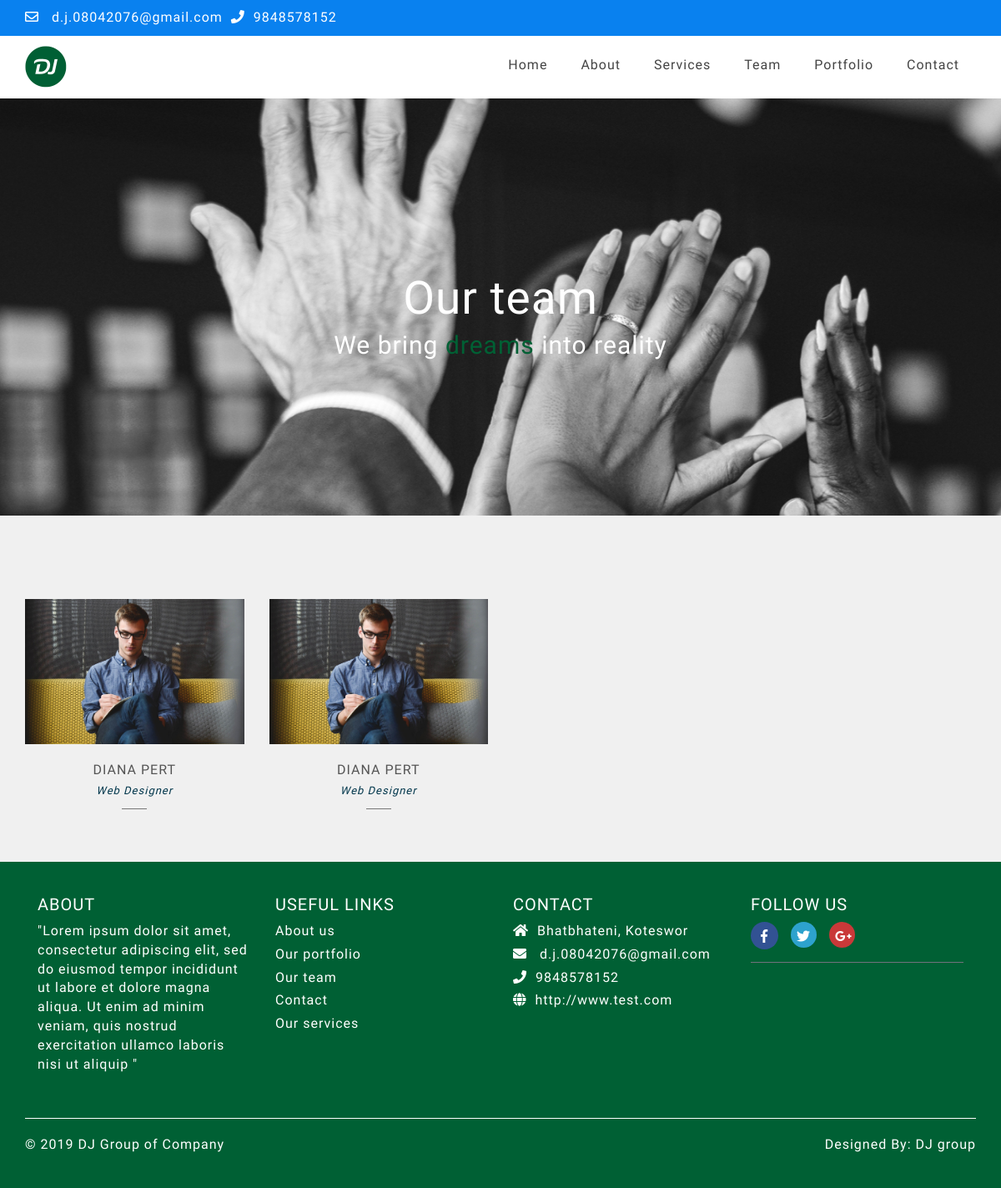
Page /team/ on the committed database.
### djgroup/models.py (models this page shows)
class SiteSetting(models.Model):
    logo = models.ImageField(upload_to='sitesetting')
    number = models.IntegerField()
    email = models.EmailField()
    address = models.CharField(max_length=100)
    website = models.URLField()
    map_link = models.URLField()
    created = models.DateTimeField(auto_now_add=True)
    updated = models.DateTimeField(auto_now=True)
    class Meta:
        verbose_name_plural = 'Site Setting'
    def image_tag(self):
        if self.logo:
            return mark_safe('<img src="%s" style="width: 80px; height:80px;" />' % self.logo.url)
        else:
            return 'No Image Found'
    image_tag.short_description = 'Logo'

class Banner(models.Model):
    index = models.ImageField(upload_to='banners')
    about = models.ImageField(upload_to='banners')
    services = models.ImageField(upload_to='banners')
    team = models.ImageField(upload_to='banners')
    portfolio = models.ImageField(upload_to='banners')
    contact = models.ImageField(upload_to='banners')
    created = models.DateTimeField(auto_now_add=True)
    updated = models.DateTimeField(auto_now=True)
    class Meta:
        verbose_name_plural = 'Banners'
    def index_tag(self):
        if self.index:
            return mark_safe('<img src="%s" style="width: 80px; height:80px;" />' % self.index.url)
        else:
            return 'No Image Found'
    index_tag.short_description = 'Index Banner'
    def about_tag(self):
        if self.about:
            return mark_safe('<img src="%s" style="width: 80px; height:80px;" />' % self.about.url)
        else:
            return 'No Image Found'
    about_tag.short_description = 'About Banner'
    def services_tag(self):
        if self.services:
            return mark_safe('<img src="%s" style="width: 80px; height:80px;" />' % self.services.url)
        else:
            return 'No Image Found'
    services_tag.short_description = 'Services Banner'
    def team_tag(self):
        if self.team:
            return mark_safe('<img src="%s" style="width: 80px; height:80px;" />' % self.team.url)
        else:
            return 'No Image Found'
    team_tag.short_description = 'Team Banner'
    def portfolio_tag(self):
        if self.portfolio:
            return mark_safe('<img src="%s" style="width: 80px; height:80px;" />' % self.portfolio.url)
        else:
            return 'No Image Found'
    portfolio_tag.short_description = 'Portfolio Banner'
    def contact_tag(self):
        if self.contact:
            return mark_safe('<img src="%s" style="width: 80px; height:80px;" />' % self.contact.url)
        else:
            return 'No Image Found'
    contact_tag.short_description = 'Contact Banner'

class Team(models.Model):
    name = models.CharField(max_length=100)
    image = models.ImageField(upload_to='team')
    post = models.CharField(max_length=100)
    description = models.TextField()
    facebook_link = models.URLField()
    insta_link = models.URLField()
    linkedin_link = models.URLField()
    created = models.DateTimeField(auto_now_add=True)
    updated = models.DateTimeField(auto_now=True)
    class Meta:
        verbose_name_plural = 'Our Team'

class AboutUs(models.Model):
    description = models.TextField()
    mission = models.TextField()
    vision = models.TextField()
    strategy = models.TextField()
    goal = models.TextField()
    who_we_are = models.TextField()
    why_choose_us = models.TextField()
    what_we_do = models.TextField()
    how_we_work = models.TextField()
    best_for = models.TextField()
    bg_image = models.ImageField(upload_to='about', default=None)
    created = models.DateTimeField(auto_now_add=True)
    updated = models.DateTimeField(auto_now=True)
    class Meta:
        verbose_name_plural = 'About Us'

### djgroup/views.py (the view)
# urls.py: path('team/', views.team, name='team'),
def team(request):
    teams = Team.objects.all().order_by('-created')
    context = {'teams': teams}
    return render(request, 'djgroup/team.html', context)

### djgroup/context_processor.py (called while the page is built)
def site_setting(request):
    settings = SiteSetting.objects.all().order_by('-created')[0:1]
    abouts = AboutUs.objects.all().order_by('-created')[0:1]
    banners = Banner.objects.all().order_by('-created')[0:1]
    return {'settings': settings, 'abouts': abouts, 'banners': banners}

### templates/djgroup/team.html (shortened to what this page needs)
{% extends 'djgroup/index.html' %}
{% load static %}
{% block content %}
{% for banner in banners %}
<section class="team-banner" style="background-image: url('/media/{{ banner.team }}');">
    {% endfor %}
    <div class="container">
        <div class="col-md-6 col-md-offset-3">
            <h1>Our team</h1>
            <h4>We bring <span class="color-green">dreams</span> into reality</h4>
        </div>
    </div>
</section>
<section class="team">
    <div class="container">
        <div class="row team-v5 margin-bottom-30">
            {% for team in teams %}
            <div class="col-lg-3 col-sm-6 sm-margin-bottom-50">
                <div class="team-img">
                    <img class="img-responsive" src="/media/{{ team.image }}" alt="">
                </div>
                <span>{{ team.name }}</span>
                <small>{{ team.post }}</small>
            </div>
            {% endfor %}
        </div>
    </div>
</section>
{% endblock %}

### templates/djgroup/index.html (shortened to what this page needs)
{% load static %}
<!DOCTYPE html>
<html>
<head>
	<link rel="stylesheet" href="https://use.fontawesome.com/releases/v5.3.1/css/all.css"
>
	<link rel="stylesheet" type="text/css" href="{% static 'css/bootstrap.min.css' %}">
	<link rel="stylesheet" type="text/css" href="{% static 'css/style.css' %}">
	<link rel="stylesheet" type="text/css" href="{% static 'css/animate.css' %}">
	<link rel="stylesheet" type="text/css" href="{% static 'css/cubeportfolio.min.css' %}">
	<link rel="stylesheet" type="text/css" href="{% static 'css/style1.css' %}">
	<link rel="stylesheet" type="text/css" href="{% static 'css/about.css' %}">
	<link rel="stylesheet" type="text/css" href="{% static 'css/team.css' %}">
	<link rel="stylesheet" type="text/css" href="{% static 'css/service.css' %}">
	<link rel="stylesheet" type="text/css" href="{% static 'css/portfolio.css' %}">
	<link rel="stylesheet" type="text/css" href="{% static 'css/responsive.css' %}">
	<link rel="stylesheet" type="text/css" href="{% static 'css/contact.css' %}">
</head>
<body>
	<header>
		<div class="header-top">
			<div class="container">
				<div class="row">
					<div class="ht-left">
						<div class="col-lg-6 col-md-6 col-sm-12 col-xs-12">
							<ul class="pull-left top-contact">
								{% for setting in settings %}
								<li><i class="far fa-envelope"></i><a href="mailto:{{ setting.email }}">
										{{ setting.email }}</a></li>
								<li><i class="fas fa-phone"></i>{{ setting.number }}</li>
							</ul>
							{% endfor %}
						</div>
					</div>
					<div class="col-lg-6 col-md-6 col-sm-6 col-xs-12">
					</div>
				</div>
			</div>
		</div>
		<div class="header-bottom">
			<div class="container">
				{% for setting in settings %}
				<div class="logo"><a href="{% url 'djgroup:index' %}"><img src="/media/{{ setting.logo }}"></a></div>
				{% endfor %}
				<nav>
					<ul>
						<li><a href="{% url 'djgroup:index' %}">Home</a></li>
						<li><a href="{% url 'djgroup:about' %}">About</a></li>
						<li class="sub-menu"><a href="{% url 'djgroup:service' %}">Services</a>
						</li>
						<li><a href="{% url 'djgroup:team' %}">Team</a></li>
						<li><a href="{% url 'djgroup:portfolio' %}">Portfolio</a>
						</li>
						<li><a href="{% url 'djgroup:contact' %}">Contact</a></li>
					</ul>
				</nav>
			</div>
		</div>
	</header>
	{% block content %}{% endblock %}
	<footer>
		<div class="footer-upper">
			<div class="container">
				<div class="footer-part">
					<div class="col-lg-3 col-md-3 col-sm-6 col-xs-12 footer-div">
						<div class="footer-block information">
							<h4 class="title">About</h4>
							{% for about in abouts %}
							<p>{{ about.description }}</p>
							{% endfor %}
						</div>
					</div>
					<div class="col-lg-3 col-md-3 col-sm-6 col-xs-12 footer-div">
						<div class="footer-block information">
							<h4 class="title">Useful links</h4>
							<ul class="list">
								<li class="ft-item"><a href="{% url 'djgroup:about' %}">About us</a></li>
								<li class="ft-item"><a href="{% url 'djgroup:portfolio' %}">Our portfolio</a></li>
								<li class="ft-item"><a href="{% url 'djgroup:team' %}">Our team</a></li>
								<li class="ft-item"><a href="{% url 'djgroup:contact' %}">Contact</a></li>
								<li class="ft-item"><a href="{% url 'djgroup:service' %}">Our services</a></li>
							</ul>
						</div>
					</div>
					<div class="col-lg-3 col-md-3 col-sm-6 col-xs-12 footer-div">
						<div class="footer-block information">
							<h4 class="title">Contact</h4>
							<ul class="list">
								{% for setting in settings %}
								<li class="ft-item"><i class="fa fa-home" aria-hidden="true"></i>{{setting.address}}
								</li>
								<li class="ft-item"><i class="fa fa-envelope" aria-hidden="true"></i>
									<a href="mailto:{{ setting.email }}">
										{{ setting.email }}</a>
								</li>
								<li class="ft-item"><i class="fa fa-phone" aria-hidden="true"></i>{{setting.number}}
								</li>
								<li class="ft-item"><i class="fa fa-globe" aria-hidden="true"></i><a
										href="">{{setting.website}}</a></li>
							</ul>
							{% endfor %}
						</div>
					</div>
					<div class="col-lg-3 col-md-3 col-sm-6 col-xs-12 footer-div">
						<div class="footer-term">
							<h4 class="title">Follow us</h4>
							<ul class="networks">
								<li><a href=""><i class="fab fa-facebook-f"></i></a></li>
								<li><a href=""><i class="fab fa-twitter"></i></a></li>
								<li><a href=""><i class="fab fa-google-plus-g"></i></a></li>
							</ul>
						</div>
					</div>
				</div>
				<div class="footer-bottom">
					<div class="row">
						<div class="col-lg-6 col-md-6 col-sm-6 col-xs-12">
							<div class="ft-left">
								<p>© 2019 DJ Group of Company</p>
							</div>
						</div>
						<div class="col-lg-6 col-md-6 col-sm-6 col-xs-12">
							<div class="ft-right">
								<p>Designed By: <a href="">DJ group</a></p>
							</div>
						</div>
					</div>
				</div>
			</div>
		</div>
	</footer>
</body>
</html>

### djgroup/static/css/style.css (style rules this page uses)
body { background: #FFFFFB;font-family: 'Rokkitt', serif; font-family: 'Asul', sans-serif;;letter-spacing: 1px;font-size: 16px; }
ul { margin: 0; padding: 0; list-style: none; }
.logo img { height: 50px; width: 50px; }
.header-top { background: #0981EF; color: #fff; padding-top: 10px; padding-bottom: 10px }
.pull-left.top-contact li i { padding-right: 10px; }
.pull-left.top-contact li { padding-right: 5px; }
.header-top .ht-left .top-contact li { display: inline-block; }
.header-bottom { background: #fff; color: #04dbda; box-sizing: border-box; width: 100%; padding-top: 10px; padding-bottom: 10px; }
.header-bottom .logo { color: #04dbda; height: 50px; line-height: 50px; float: left; font-size: 24px; font-weight: bold; }
.header-bottom nav { float: right; }
.header-bottom nav ul { padding: 0; margin: 0; display: flex; }
.header-bottom nav ul li { list-style: none; position: relative; }
.header-bottom nav ul li a { height: 55px; line-height: 50px; padding: 0 20px; color: #444; text-decoration: none; display: block; }
.header-bottom nav ul li a::after { content: ''; position: absolute; width: 100%; transform: scaleX(0); height: 2px; bottom: 0; left: 0; background-color: #006034; transform-origin: bottom right; transition: transform 0.25s ease-out; }
.footer-upper { background: #006034; color: #fff; padding: 30px 0; }
ul.list .ft-item { padding-bottom: 5px; }
.title { text-transform: uppercase; font-size: 20px; }
.footer-term .title { text-transform: uppercase; font-size: 20px; }
ul.networks li { display: inline-block; margin-right: 10px; }
ul.networks { border-bottom: 1px solid #72727d; padding-bottom: 15px; }
.networks li:nth-child(1) { color: #fff; background-color: #325293; width: 33px; height: 33px; border-radius: 50%; text-align: center; padding: 7px }
.networks li:nth-child(2) { color: #fff; background-color: #2DA2CD; width: 31px; height: 31px; border-radius: 50%; text-align: center; padding: 7px }
.networks li:nth-child(3) { color: #fff; background-color: #C93939; width: 31px; height: 31px; border-radius: 50%; text-align: center; padding: 7px }
li a { color: #fff; }
.ft-item a { color: #fff; }
.ft-item i { padding-right: 10px; }
.ft-right p { float: right; }
.footer-part { border-bottom: 1px solid #fff; float: left; margin-bottom: 20px; }
.ft-right a { color: #fff; }
@media (min-width: 768px) { .footer-div { height: 277px; } }

### djgroup/static/css/style1.css (style rules this page uses)
section.team { margin-top: 0px; background: #F0F0F0; padding: 50px 0px; }
.margin-bottom-30 { margin-top: 50px; clear: both; }
.team-v5 { text-align: center; }
.team-v5 span { color: #555; display: block; font-size: 16px; margin-bottom: 5px; text-transform: uppercase; }
.team-v5 small { display: block; color: #03374C; font-size: 13px; font-style: italic; position: relative; margin-bottom: 25px; }
.team-v5 small:after { left: 50%; top: 30px; height: 1px; width: 30px; content: " "; background: #777; margin-left: -15px; position: absolute; }
.team-v5 .team-img { position: relative; }
.team-v5 .team-img:after { top: 0; left: 0; width: 100%; height: 100%; content: " "; position: absolute; transition: all 0.4s ease-in-out; }
.team-v5 .team-img>img { width: 100%; margin-bottom: 20px; }

### djgroup/static/css/about.css (style rules this page uses)
.col-md-6.col-md-offset-3 { margin-top: 189px; text-align: center; color: #fff; }
.col-md-6.col-md-offset-3 h1 { font-size: 55px; }
.col-md-6.col-md-offset-3 h4 { font-size: 30px; }
.color-green { color: #006034; }

### djgroup/static/css/team.css (style rules this page uses)
.team-banner { background-attachment: fixed; background-repeat: no-repeat; background-position: center; background-size: cover; height: 500px; }
.col-md-6.col-md-offset-3 { margin-top: 189px; text-align: center; color: #fff; }
.col-md-6.col-md-offset-3 h1 { font-size: 55px; }
.col-md-6.col-md-offset-3 h4 { font-size: 30px; }
.color-green { color: #006034; }
.team-img img { width: 100%; }
.team { margin-top: 70px; }

### djgroup/static/css/service.css (style rules this page uses)
.col-md-6.col-md-offset-3 { margin-top: 189px; text-align: center; color: #fff; }
.col-md-6.col-md-offset-3 h1 { font-size: 55px; }
.col-md-6.col-md-offset-3 h4 { font-size: 30px; }
.color-green { color: #006034; }

### djgroup/static/css/portfolio.css (style rules this page uses)
.col-md-6.col-md-offset-3 { margin-top: 189px; text-align: center; color: #fff; }
.col-md-6.col-md-offset-3 h1 { font-size: 55px; }
.col-md-6.col-md-offset-3 h4 { font-size: 30px; }
.color-green { color: #006034; }

### djgroup/static/css/contact.css (style rules this page uses)
.col-md-6.col-md-offset-3 { margin-top: 189px; text-align: center; color: #fff; }
.col-md-6.col-md-offset-3 h1 { font-size: 55px; }
.col-md-6.col-md-offset-3 h4 { font-size: 30px; }
.color-green { color: #006034; }

### rows in the picture
SiteSetting: email "d.j.08042076@gmail.com", number "9848578152", logo (picture), address "Bhatbhateni, Koteswor", website "http://www.test.com"
Banner: team (picture)
Team: image (picture), name "DIANA PERT", post "Web Designer"
Team: image (picture), name "DIANA PERT", post "Web Designer"
AboutUs: description "\"Lorem ipsum dolor sit amet, consectetur adipiscing elit, sed do eiusmod tempor incididunt ut labore et dolore magna aliqua. Ut enim ad minim veniam, quis nostrud exercitation ullamco laboris nisi ut aliquip \""
